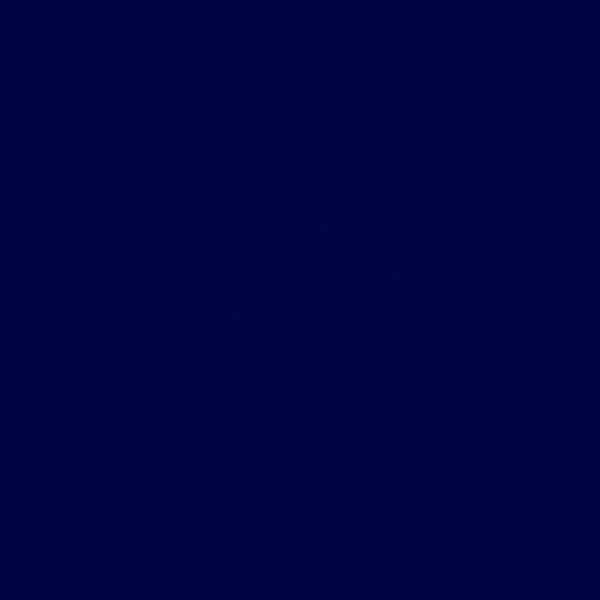
Frame 1 (no input)
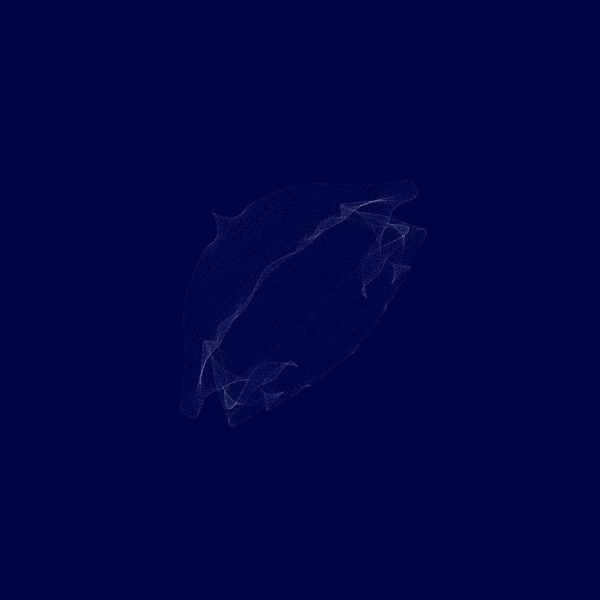
Frame 60 (the mouse pressed at the canvas centre just before this capture)
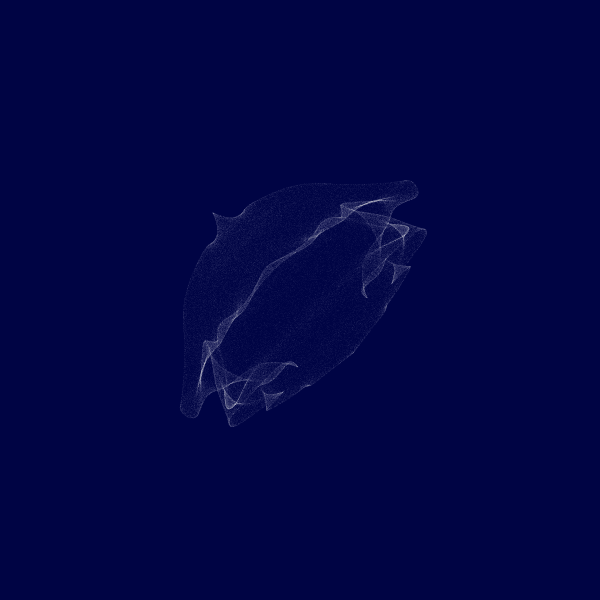
Frame 120 (the mouse held since frame 60 and released just before this capture)

The Processing sketch that drew these frames (run headless with seeded random() and noise(); from frame 60 on, the mouse is pressed at the canvas centre):

// Processing sketch: build
// ── build.pde
void setup() {
  size(600, 600);
  smooth();
  background(0x444);
  stroke(250, 5);
}

void draw() {
  for (int i = 0; i < 1000; i++) {
    float x = random(-1, 1);
    float y = random(-1, 1);
    float xx = map(noise(x, y), 0, 1, 50, 550);
    float yy = map(noise(y, x), 0, 1, 50, 550);

    point(xx, yy);
  }
}
